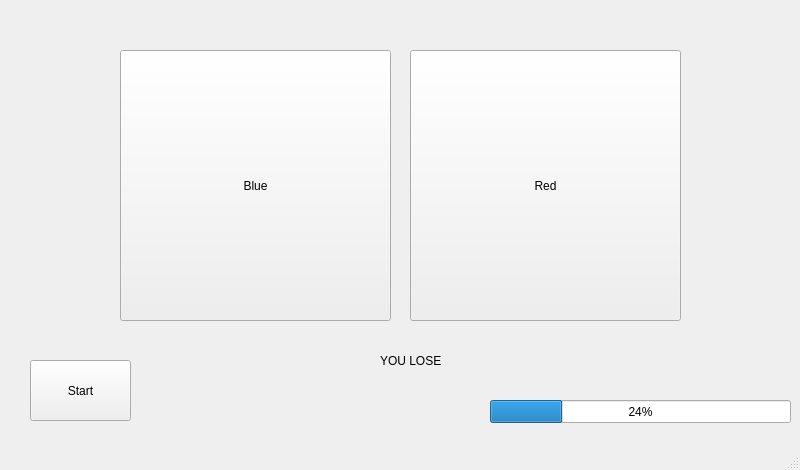
<?xml version="1.0" encoding="UTF-8"?>
<ui version="4.0">
 <class>GameView</class>
 <widget class="QMainWindow" name="GameView">
  <property name="enabled">
   <bool>true</bool>
  </property>
  <property name="geometry">
   <rect>
    <x>0</x>
    <y>0</y>
    <width>800</width>
    <height>470</height>
   </rect>
  </property>
  <property name="windowTitle">
   <string>GameView</string>
  </property>
  <widget class="QWidget" name="centralwidget">
   <widget class="QPushButton" name="startButton">
    <property name="geometry">
     <rect>
      <x>30</x>
      <y>360</y>
      <width>101</width>
      <height>61</height>
     </rect>
    </property>
    <property name="text">
     <string>Start</string>
    </property>
   </widget>
   <widget class="QPushButton" name="blueButton">
    <property name="geometry">
     <rect>
      <x>120</x>
      <y>50</y>
      <width>271</width>
      <height>271</height>
     </rect>
    </property>
    <property name="text">
     <string>Blue</string>
    </property>
   </widget>
   <widget class="QPushButton" name="redButton">
    <property name="geometry">
     <rect>
      <x>410</x>
      <y>50</y>
      <width>271</width>
      <height>271</height>
     </rect>
    </property>
    <property name="text">
     <string>Red</string>
    </property>
   </widget>
   <widget class="QProgressBar" name="progressBar">
    <property name="geometry">
     <rect>
      <x>490</x>
      <y>400</y>
      <width>301</width>
      <height>23</height>
     </rect>
    </property>
    <property name="value">
     <number>24</number>
    </property>
   </widget>
   <widget class="QLabel" name="loseLabel">
    <property name="geometry">
     <rect>
      <x>380</x>
      <y>340</y>
      <width>61</width>
      <height>41</height>
     </rect>
    </property>
    <property name="text">
     <string>YOU LOSE!</string>
    </property>
   </widget>
  </widget>
  <widget class="QMenuBar" name="menubar">
   <property name="geometry">
    <rect>
     <x>0</x>
     <y>0</y>
     <width>800</width>
     <height>21</height>
    </rect>
   </property>
  </widget>
  <widget class="QStatusBar" name="statusbar"/>
 </widget>
 <resources/>
 <connections/>
</ui>
